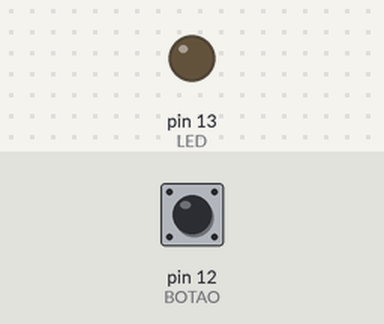
Simulated run of this sketch. Board: Arduino Uno, built with avr-gcc and run on an emulated ATmega328P. On the bench: output pins drawn as LEDs (lit = HIGH). The test bench sets the inputs (shaded band); at power-on: pin 12 (BOTAO) LOW.

Above: at 1.2 s.
1.3 s: pin 12 (BOTAO) pulled HIGH for 0.15 s
At 1.37 s:
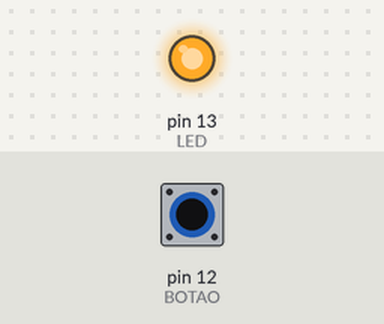
2.9 s: pin 12 (BOTAO) pulled HIGH for 3.2 s
At 6.6 s:
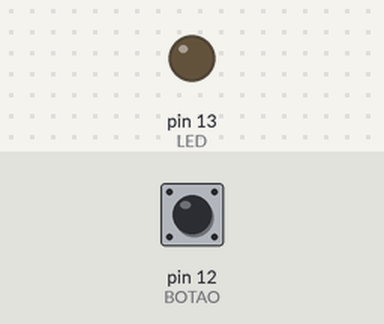
Timing chart, 0 to 8.1 s (numbered marks = the images above; inputs shaded):
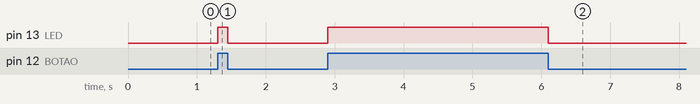

Measured:
- after the input at 1.3 s, pin 13 (LED): LOW → HIGH at once, → LOW 0.15 s later
- after the input at 2.9 s, pin 13 (LED): LOW → HIGH at once, → LOW 3.2 s later

The sketch:

3-blink_button.ino
```cpp
const byte LED = 13;
const byte BOTAO = 12;

byte valorBotao;

void setup(){
  pinMode(LED, OUTPUT);
  pinMode(BOTAO, INPUT);
}

void loop(){
  valorBotao = digitalRead(BOTAO);
  digitalWrite(LED, valorBotao);
}
```
